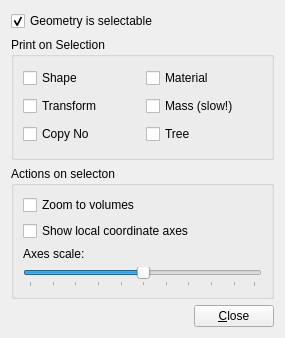
<?xml version="1.0" encoding="UTF-8"?>
<ui version="4.0">
 <class>GeoSysSettingsInteractionsForm</class>
 <widget class="QWidget" name="GeoSysSettingsInteractionsForm">
  <property name="geometry">
   <rect>
    <x>0</x>
    <y>0</y>
    <width>285</width>
    <height>338</height>
   </rect>
  </property>
  <property name="windowTitle">
   <string>Form</string>
  </property>
  <layout class="QVBoxLayout" name="verticalLayout">
   <item>
    <layout class="QHBoxLayout" name="_3">
     <item>
      <widget class="QCheckBox" name="checkBox_geomselectable">
       <property name="text">
        <string>Geometry is selectable</string>
       </property>
       <property name="checked">
        <bool>true</bool>
       </property>
      </widget>
     </item>
     <item>
      <spacer>
       <property name="orientation">
        <enum>Qt::Horizontal</enum>
       </property>
       <property name="sizeHint" stdset="0">
        <size>
         <width>16</width>
         <height>20</height>
        </size>
       </property>
      </spacer>
     </item>
    </layout>
   </item>
   <item>
    <widget class="QGroupBox" name="groupBox_printOnSelection">
     <property name="title">
      <string>Print on Selection</string>
     </property>
     <layout class="QGridLayout" name="blabla_2">
      <item row="0" column="0">
       <widget class="QCheckBox" name="checkBox_print_shape">
        <property name="text">
         <string>Shape</string>
        </property>
       </widget>
      </item>
      <item row="2" column="0">
       <widget class="QCheckBox" name="checkBox_print_copyno">
        <property name="text">
         <string>Copy No</string>
        </property>
       </widget>
      </item>
      <item row="1" column="0">
       <widget class="QCheckBox" name="checkBox_print_transform">
        <property name="text">
         <string>Transform</string>
        </property>
       </widget>
      </item>
      <item row="1" column="1">
       <widget class="QCheckBox" name="checkBox_print_mass">
        <property name="toolTip">
         <string>&lt;html&gt;&lt;head&gt;&lt;meta name=&quot;qrichtext&quot; content=&quot;1&quot; /&gt;&lt;style type=&quot;text/css&quot;&gt;
p, li { white-space: pre-wrap; }
&lt;/style&gt;&lt;/head&gt;&lt;body style=&quot; font-family:'Sans Serif'; font-size:9pt; font-weight:400; font-style:normal;&quot;&gt;
&lt;p style=&quot; margin-top:0px; margin-bottom:0px; margin-left:0px; margin-right:0px; -qt-block-indent:0; text-indent:0px;&quot;&gt;In the case where either the selected volume or one its daugthers (or daughters daughters, etc.), is defined as a boolean volume, this might not give an entirely accurate result.&lt;/p&gt;&lt;/body&gt;&lt;/html&gt;</string>
        </property>
        <property name="text">
         <string>Mass (slow!)</string>
        </property>
       </widget>
      </item>
      <item row="2" column="1">
       <widget class="QCheckBox" name="checkBox_print_tree">
        <property name="text">
         <string>Tree</string>
        </property>
       </widget>
      </item>
      <item row="0" column="1">
       <widget class="QCheckBox" name="checkBox_print_material">
        <property name="text">
         <string>Material</string>
        </property>
        <property name="checked">
         <bool>false</bool>
        </property>
       </widget>
      </item>
     </layout>
    </widget>
   </item>
   <item>
    <widget class="QGroupBox" name="groupBox_automaticViewReorientations">
     <property name="title">
      <string>Actions on selecton</string>
     </property>
     <layout class="QVBoxLayout">
      <item>
       <widget class="QCheckBox" name="checkBox_zoomToVolumes">
        <property name="text">
         <string>Zoom to volumes</string>
        </property>
       </widget>
      </item>
      <item>
       <widget class="QCheckBox" name="checkBox_localAxes">
        <property name="text">
         <string>Show local coordinate axes</string>
        </property>
       </widget>
      </item>
      <item>
       <widget class="QLabel" name="label">
        <property name="text">
         <string>Axes scale:</string>
        </property>
       </widget>
      </item>
      <item>
       <widget class="QSlider" name="slider_AxesScale">
        <property name="value">
         <number>50</number>
        </property>
        <property name="orientation">
         <enum>Qt::Horizontal</enum>
        </property>
        <property name="tickPosition">
         <enum>QSlider::TicksBelow</enum>
        </property>
       </widget>
      </item>
     </layout>
    </widget>
   </item>
   <item>
    <layout class="QHBoxLayout" name="_4">
     <item>
      <spacer>
       <property name="orientation">
        <enum>Qt::Horizontal</enum>
       </property>
       <property name="sizeHint" stdset="0">
        <size>
         <width>40</width>
         <height>20</height>
        </size>
       </property>
      </spacer>
     </item>
     <item>
      <widget class="QPushButton" name="pushButton_close">
       <property name="text">
        <string>&amp;Close</string>
       </property>
      </widget>
     </item>
    </layout>
   </item>
  </layout>
 </widget>
 <resources/>
 <connections/>
</ui>
